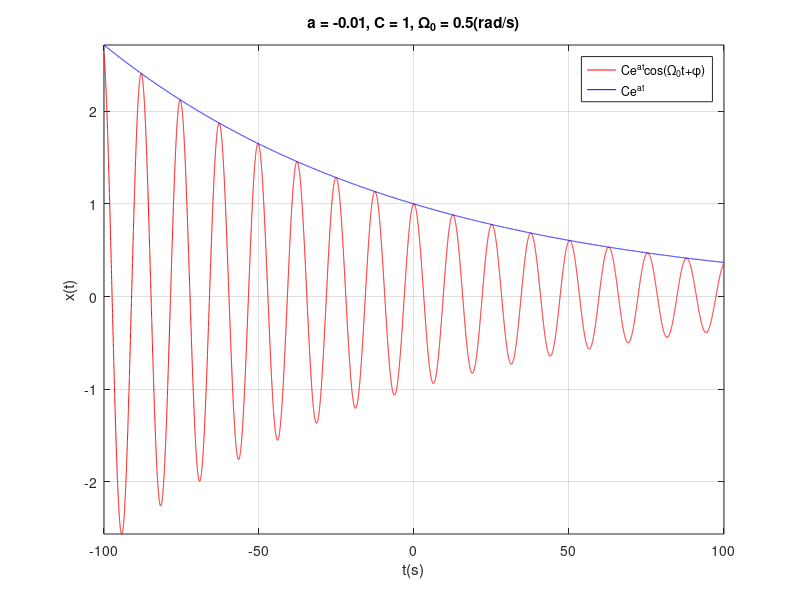

MATLAB code for this plot:
clear all; close all; clc;

%% ZMIENNE %%
dt = 1e-2;
Tmax = 100;
Tmin = -100;

om0 = 0.5;
phi = 0;
C = 1;
a = -0.01;

%% OBLICZENIA %%
t = Tmin : dt : Tmax;


exponent = C*exp(a*t);
x = exponent.*cos(om0*t + phi);
%% WYKRESY %%

figure
hold on
box on
grid on
axis tight

plot(t, x, '-r')
plot(t, exponent, '-b')

legend('Ce^a^tcos(\Omega_0t+\phi)', 'Ce^a^t')
title(['a = ' num2str(a) ', C = ' num2str(C) ', \Omega_0 = ' num2str(om0) '(rad/s)'])
xlabel('t(s)')
ylabel('x(t)')

